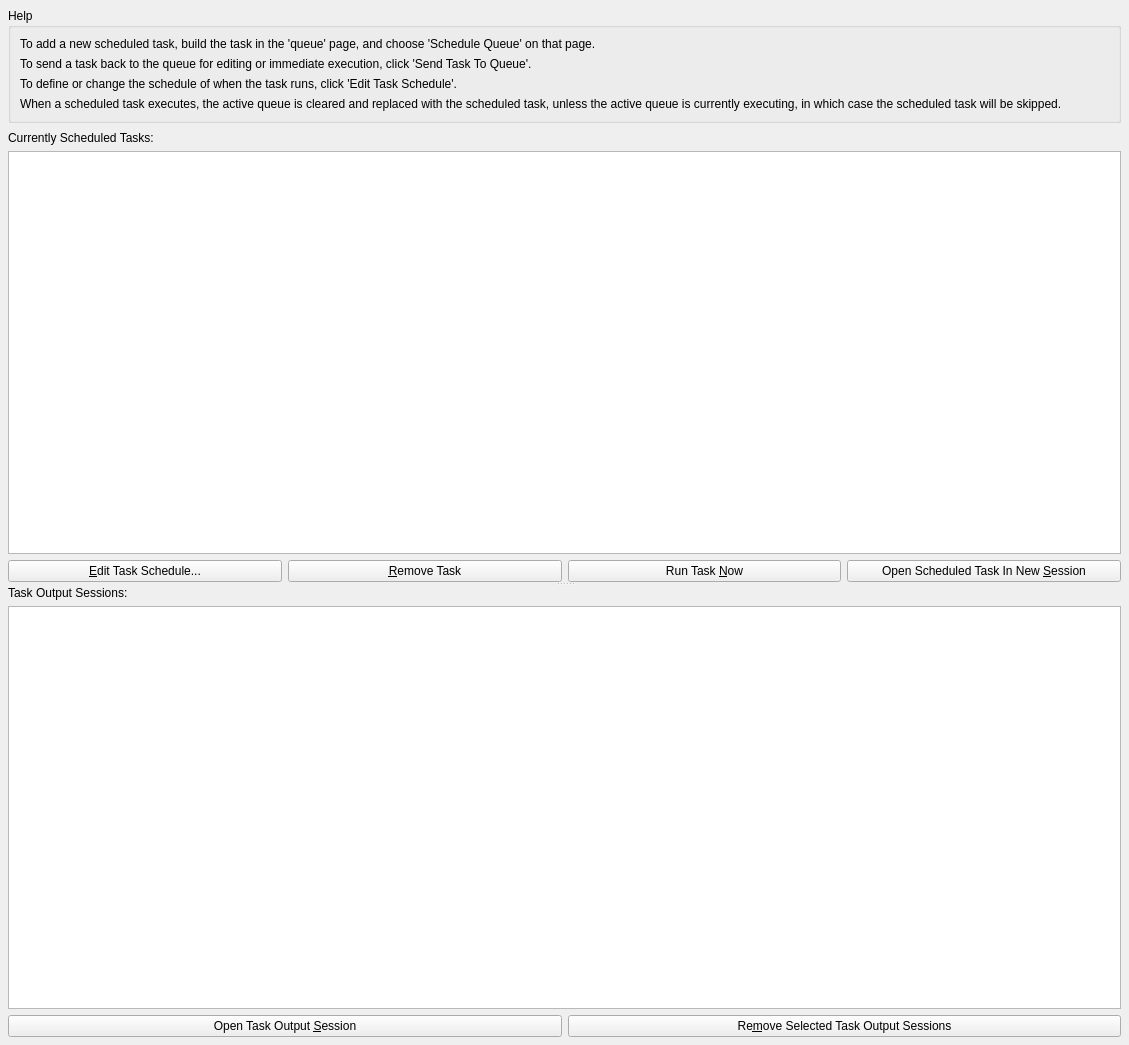
<?xml version="1.0" encoding="UTF-8"?>
<ui version="4.0">
 <class>ScheduleForm</class>
 <widget class="QWidget" name="ScheduleForm">
  <property name="geometry">
   <rect>
    <x>0</x>
    <y>0</y>
    <width>1129</width>
    <height>1045</height>
   </rect>
  </property>
  <property name="sizePolicy">
   <sizepolicy hsizetype="Expanding" vsizetype="Expanding">
    <horstretch>0</horstretch>
    <verstretch>0</verstretch>
   </sizepolicy>
  </property>
  <property name="minimumSize">
   <size>
    <width>0</width>
    <height>0</height>
   </size>
  </property>
  <property name="windowTitle">
   <string>Form</string>
  </property>
  <layout class="QVBoxLayout" name="verticalLayout_4">
   <property name="spacing">
    <number>8</number>
   </property>
   <property name="leftMargin">
    <number>8</number>
   </property>
   <property name="topMargin">
    <number>8</number>
   </property>
   <property name="rightMargin">
    <number>8</number>
   </property>
   <property name="bottomMargin">
    <number>8</number>
   </property>
   <item>
    <widget class="QGroupBox" name="help">
     <property name="autoFillBackground">
      <bool>false</bool>
     </property>
     <property name="title">
      <string>Help</string>
     </property>
     <layout class="QVBoxLayout" name="verticalLayout">
      <property name="leftMargin">
       <number>9</number>
      </property>
      <property name="topMargin">
       <number>9</number>
      </property>
      <property name="rightMargin">
       <number>9</number>
      </property>
      <property name="bottomMargin">
       <number>9</number>
      </property>
      <item>
       <widget class="QLabel" name="label_2">
        <property name="sizePolicy">
         <sizepolicy hsizetype="Expanding" vsizetype="Preferred">
          <horstretch>0</horstretch>
          <verstretch>0</verstretch>
         </sizepolicy>
        </property>
        <property name="text">
         <string>To add a new scheduled task, build the task in the 'queue' page, and choose 'Schedule Queue' on that page. </string>
        </property>
        <property name="wordWrap">
         <bool>true</bool>
        </property>
       </widget>
      </item>
      <item>
       <widget class="QLabel" name="label_3">
        <property name="sizePolicy">
         <sizepolicy hsizetype="Preferred" vsizetype="Expanding">
          <horstretch>0</horstretch>
          <verstretch>0</verstretch>
         </sizepolicy>
        </property>
        <property name="text">
         <string>To send a task back to the queue for editing or immediate execution, click 'Send Task To Queue'. </string>
        </property>
        <property name="wordWrap">
         <bool>true</bool>
        </property>
       </widget>
      </item>
      <item>
       <widget class="QLabel" name="label_4">
        <property name="sizePolicy">
         <sizepolicy hsizetype="Preferred" vsizetype="Expanding">
          <horstretch>0</horstretch>
          <verstretch>0</verstretch>
         </sizepolicy>
        </property>
        <property name="text">
         <string>To define or change the schedule of when the task runs, click 'Edit Task Schedule'.</string>
        </property>
        <property name="wordWrap">
         <bool>true</bool>
        </property>
       </widget>
      </item>
      <item>
       <widget class="QLabel" name="label_5">
        <property name="sizePolicy">
         <sizepolicy hsizetype="Preferred" vsizetype="Expanding">
          <horstretch>0</horstretch>
          <verstretch>0</verstretch>
         </sizepolicy>
        </property>
        <property name="text">
         <string>When a scheduled task executes, the active queue is cleared and replaced with the scheduled task, unless the active queue is currently executing, in which case the scheduled task will be skipped.</string>
        </property>
        <property name="wordWrap">
         <bool>true</bool>
        </property>
       </widget>
      </item>
     </layout>
    </widget>
   </item>
   <item>
    <widget class="QSplitter" name="splitter">
     <property name="sizePolicy">
      <sizepolicy hsizetype="Preferred" vsizetype="Expanding">
       <horstretch>0</horstretch>
       <verstretch>1</verstretch>
      </sizepolicy>
     </property>
     <property name="orientation">
      <enum>Qt::Vertical</enum>
     </property>
     <widget class="QWidget" name="verticalLayoutWidget_2">
      <layout class="QVBoxLayout" name="verticalLayout_3">
       <item>
        <widget class="QLabel" name="label">
         <property name="text">
          <string>Currently Scheduled Tasks:</string>
         </property>
        </widget>
       </item>
       <item>
        <widget class="QTableWidget" name="ScheduledTasksList">
         <property name="sizePolicy">
          <sizepolicy hsizetype="Expanding" vsizetype="Expanding">
           <horstretch>0</horstretch>
           <verstretch>1</verstretch>
          </sizepolicy>
         </property>
         <property name="editTriggers">
          <set>QAbstractItemView::NoEditTriggers</set>
         </property>
         <property name="selectionMode">
          <enum>QAbstractItemView::ExtendedSelection</enum>
         </property>
         <property name="selectionBehavior">
          <enum>QAbstractItemView::SelectRows</enum>
         </property>
         <property name="sortingEnabled">
          <bool>true</bool>
         </property>
         <property name="cornerButtonEnabled">
          <bool>false</bool>
         </property>
         <property name="columnCount">
          <number>0</number>
         </property>
         <attribute name="horizontalHeaderCascadingSectionResizes">
          <bool>false</bool>
         </attribute>
         <attribute name="horizontalHeaderHighlightSections">
          <bool>true</bool>
         </attribute>
         <attribute name="horizontalHeaderStretchLastSection">
          <bool>true</bool>
         </attribute>
        </widget>
       </item>
       <item>
        <layout class="QHBoxLayout" name="horizontalLayout">
         <item>
          <widget class="QPushButton" name="EditTaskScheduleButton">
           <property name="text">
            <string>&amp;Edit Task Schedule...</string>
           </property>
          </widget>
         </item>
         <item>
          <widget class="QPushButton" name="RemoveTaskButton">
           <property name="text">
            <string>&amp;Remove Task</string>
           </property>
          </widget>
         </item>
         <item>
          <widget class="QPushButton" name="RunTaskNowButton">
           <property name="text">
            <string>Run Task &amp;Now</string>
           </property>
          </widget>
         </item>
         <item>
          <widget class="QPushButton" name="CopyTaskToNewSessionButton">
           <property name="text">
            <string>Open Scheduled Task In New &amp;Session</string>
           </property>
          </widget>
         </item>
        </layout>
       </item>
      </layout>
     </widget>
     <widget class="QWidget" name="verticalLayoutWidget">
      <layout class="QVBoxLayout" name="verticalLayout_2">
       <item>
        <widget class="QLabel" name="label_6">
         <property name="text">
          <string>Task Output Sessions:</string>
         </property>
        </widget>
       </item>
       <item>
        <widget class="QTableWidget" name="TaskOutputSessionsTable">
         <property name="editTriggers">
          <set>QAbstractItemView::NoEditTriggers</set>
         </property>
         <property name="selectionBehavior">
          <enum>QAbstractItemView::SelectRows</enum>
         </property>
         <property name="sortingEnabled">
          <bool>true</bool>
         </property>
         <property name="wordWrap">
          <bool>false</bool>
         </property>
         <property name="cornerButtonEnabled">
          <bool>false</bool>
         </property>
         <attribute name="horizontalHeaderStretchLastSection">
          <bool>true</bool>
         </attribute>
        </widget>
       </item>
       <item>
        <layout class="QHBoxLayout" name="horizontalLayout_2">
         <item>
          <widget class="QPushButton" name="OpenTaskOutputSessionButton">
           <property name="text">
            <string>Open Task Output &amp;Session</string>
           </property>
          </widget>
         </item>
         <item>
          <widget class="QPushButton" name="RemoveTaskOutputSessionsButton">
           <property name="text">
            <string>Re&amp;move Selected Task Output Sessions</string>
           </property>
          </widget>
         </item>
        </layout>
       </item>
      </layout>
     </widget>
    </widget>
   </item>
  </layout>
 </widget>
 <tabstops>
  <tabstop>RemoveTaskButton</tabstop>
  <tabstop>CopyTaskToNewSessionButton</tabstop>
 </tabstops>
 <resources>
  <include location="../../lc7/resources/lc7.qrc"/>
 </resources>
 <connections/>
</ui>
